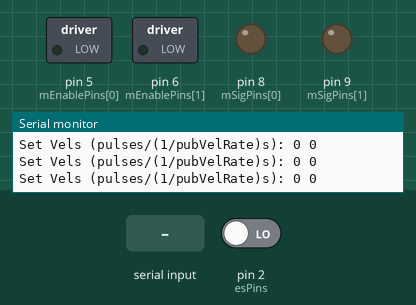
Bench run of a sketch on a simulated Arduino Uno, built with avr-gcc and run on an emulated ATmega328P. Parts: switched loads named in the sketch (green lamp = pin HIGH), output pins drawn as LEDs (lit = HIGH), the last lines printed to the serial monitor. The inputs (shaded band) are chosen by the test bench; at power-on: pin 2 (esPins) LOW.

Above: at 1.2 s.
1.3 s: "g\n" received over Serial
At 1.7 s:
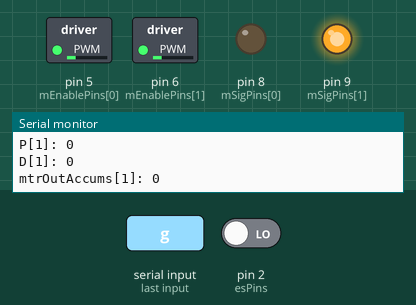
2.8 s: pin 2 (esPins) driven HIGH
At 4.0 s:
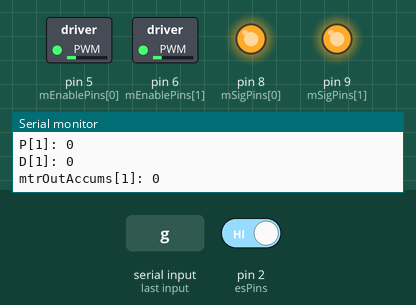
4.3 s: "s\n" received over Serial
At 5.5 s:
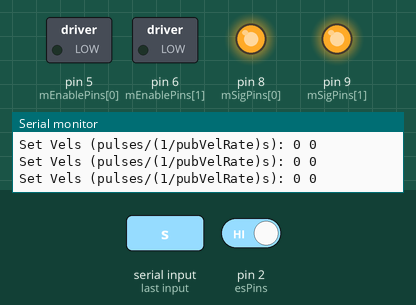
5.8 s: "t\n" received over Serial
At 6.6 s:
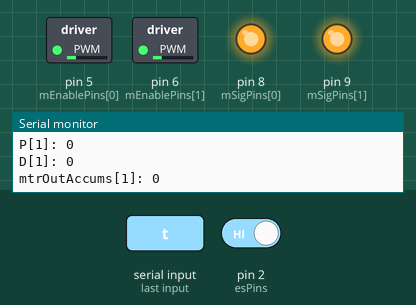
7.3 s: pin 2 (esPins) driven LOW
At 7.7 s:
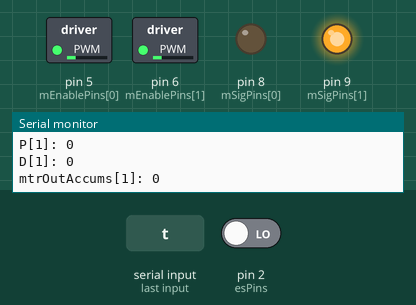
8.8 s: "s\n" received over Serial
At 9.3 s:
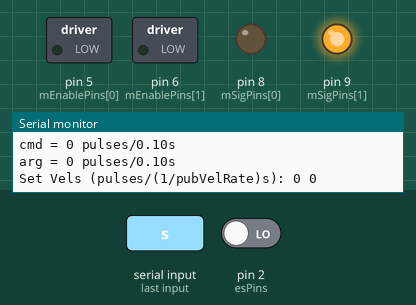
Timing chart, 0 to 11.3 s (numbered marks = the images above; inputs shaded):
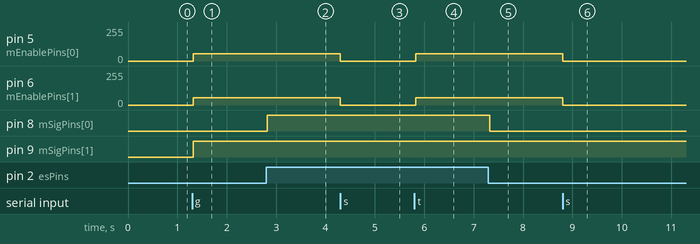

The sketch:

CruiseControl.ino
```cpp
/* Closed-loop differential drive:
 * Given translational and rotational velocities
 * in units of m/s and deg/s, respectively,
 * determine left and right motor commands.
 */

//======Advisor======
//===arbitration struct===
typedef struct layer LAYER; // C struct for subsumption task output

struct layer
{
  int cmd, // assertion command
    arg, // assertion argument
    flag; // subsumption flag (instead of layer state?)
};

// the robot has 2 subsumption behaviors, so define 2 LAYERS:
LAYER user,
  halt; // the default layer

const int job1Size = 2;

LAYER *job1[job1Size] = { &user, &halt };

LAYER *thisLayer = &halt; // output, layer chosen by arbitrator; global pointer to highest priority task asserting its flag, which is maintained by the "arbitration winner" signal

LAYER **job; // pointer to job priority list

int jobSize, // number of tasks in priority list
  arbitrate, // global flag to enable subsumption
  haltBot; // global flag to halt robot

volatile int userInvert,
  userEnable;

//======Interface======
String inputString = "";

boolean stringComplete = false;  // whether the string is complete


//======Encoders======
const byte esPins[] =
{
  2, // encoder signal 1 pin
  19 // encoder signal 2 pin
};

const byte numEncoders = 2,
  pulsesPerRev = 20;

double minAngularRes; // [deg/pulse]

// values change in callback methods:
volatile int velPulseCounts[numEncoders],
  rotVels[numEncoders],
  prevRotVels[numEncoders],
  setVels[numEncoders];

//======Motor Driver======
const byte mSigPins[] = { 8, 9 },
  mEnablePins[] = { 5, 6 };

//======Mobile Platform======
int wheelDiam = 64; // [mm]

//======Circle======
float piApprox = 3.14159,
  degsPerRad = 57.2958; // radians to deg conversion

//======Controller======
const int numMtrs = 2;

int reverse, // note: could be bool
  sensorsTmrCtr,
  maxOutVal,
  pubVelRate = 10;

double minLinearRes;

volatile double kp, ki, kd;

volatile int setTanVel, // 0-100%
  setRotVel, // 0-100%
  botVel; // global, current requested robot velocity

volatile int pubMtrCmds[numMtrs],
  signs[numMtrs],
  mtrOutAccums[numMtrs];

void setup()
{
  initSystem();

  initBehaviors();
}

int initSystem()
{
  initNode("CruiseControl");

  initSubscribers();

  initPublishers();

  return 0;
}

void initNode(String id)
{
  Serial.begin(115200);

  while(!Serial);

  Serial.print("Starting ");
  Serial.print(id);
  Serial.println(".ino\n");
}

void initSubscribers()
{
  // pulse count
  attachInterrupt(0, encoder1Callback, CHANGE);
  attachInterrupt(4, encoder2Callback, CHANGE);
}

void initPublishers()
{
  /* Start Motor Channel 1 */
  pinMode(mEnablePins[0], OUTPUT);
  pinMode(mSigPins[0], OUTPUT);

  /* Start Motor Channel 2 */
  pinMode(mEnablePins[1], OUTPUT);
  pinMode(mSigPins[1], OUTPUT);

  initSensorsTimer(); // ADD: publish rotational (and later translational) rotVel
}

void initSensorsTimer()
{
  noInterrupts();           // disable all interrupts

  TCCR1A = 0;
  TCCR1B = 0;
  sensorsTmrCtr = 59286;   // preload timer 65536-16MHz/256/2Hz (34286 for 0.5sec) (59286 for 0.1sec)

  TCNT1 = sensorsTmrCtr;   // preload timer
  TCCR1B |= (1 << CS12);    // 256 prescaler
  TIMSK1 |= (1 << TOIE1);   // enable timer overflow interrupt

  interrupts();             // enable all interrupts
}

void initBehaviors()
{
  initVars();

  setParams();

  // set job1 as active job at startup time
  initJob1();
}

void initVars()
{
  setTanVel = 0; // [mm/s]

  setRotVel = 0; // [deg/s]

  pubMtrCmds[0] = 0;
  pubMtrCmds[1] = 0;

  signs[0] = 1;
  signs[1] = 1;

  mtrOutAccums[0] = 0;
  mtrOutAccums[1] = 0;

  rotVels[0] = 0;
  rotVels[1] = 0;

  prevRotVels[0] = 0;
  prevRotVels[1] = 0;
}

void setParams()
{
  setPIDGains(1.0, 0.0, 0.0);

  maxOutVal = 100 * 256; // max. output value in fixed point integer

  pubVelRate = 10; // [Hz]

  computeMinAngularRes();

  computeMinLinearRes();

  userInvert = 0;
  userEnable = 0;

  reverse = 0;

  arbitrate = 1;

  haltBot = 1;
}

void setPIDGains(double pg, double ig, double dg)
{
  if(pg < 0 || ig < 0 || dg < 0) return;

  kp = pg;

  ki = ig;

  kd = dg;

  Serial.print("Controller got kp:");
  Serial.print(kp, 3);
  Serial.print(", ki:");
  Serial.print(ki, 3);
  Serial.print(", kd:");
  Serial.println(kd, 3);
  Serial.println();
}

void computeMinAngularRes()
{
  minAngularRes = 360.0 / pulsesPerRev;

  Serial.print("Min. Ang. Res. (deg): ");
  Serial.println(minAngularRes);
  Serial.println();
}

void computeMinLinearRes()
{
  float wheelCircumf;

  // distance traveled after 360 deg rotation = wheel circumference (assuming no slip)
  wheelCircumf = piApprox * wheelDiam; // [mm]
  Serial.print("wheelCircumf = ");
  Serial.print(wheelCircumf);
  Serial.println(" mm");

  minLinearRes = wheelCircumf / pulsesPerRev;
  Serial.print("Min. Lin. Res. (mm) ");
  Serial.println(minLinearRes);
  Serial.println();
}

int initJob1() // make job1 the active job
{
  job = &job1[0]; // global job priority list pointer

  jobSize = job1Size; // no. tasks in job1 list

  return 0;
}

// Currently treating loop like scheduler, but may be more like classifier
void loop() {}

//======Interrupt Service Routines======
void encoder1Callback()
{
  velPulseCounts[0]++;
  //determinePulseCount(1); // increment if forward, decrement if backward // OLD: pulseCount++;
}

void encoder2Callback()
{
  velPulseCounts[1]++;
  //determinePulseCount(2); // increment if forward, decrement if backward // OLD: pulseCount++;
}

/* The variable velPulseCount is read and zeroed by the
 * "ISR(TIMER1_OVF_vect)" routine,
 * running 10 (change to maybe 20) times a second, which is
 * the sensor loop and update rate for this robot.
 * This routine copies the accumulated counts from
 * velPulseCount to the variable "rotVel" and
 * then resets velPulseCount to zero.
 */
void determinePulseCount(int eid)
{
  velPulseCounts[eid - 1]++;

//  if(signs[eid - 1] == 1)
//    velPulseCounts[eid - 1]++;
//  else
//    velPulseCounts[eid - 1]--;
}

/* Run Sensor Loop at x (maybe 10-20) Hz,
 * interrupt service routine - tick every 0.1 s (10 Hz)
 */
ISR(TIMER1_OVF_vect) // sensors loop!
{
  TCNT1 = sensorsTmrCtr; // set timer

  userTask(); // accelerate forward and maintain given speed

  arbitrator(); // send highest priority to motors
}

/* Like common cruise behavior,
 * but allows user to request tan and rot vels,
 * rather than assuming top speed or 0.
 */
int userTask()
{
  extern LAYER user; // C structure for task output

  readUserInput(); // read: get requested tan and rot velocities. in this case, received by uio, which is a separate task(?)

  if(userEnable)
  {
    if(userInvert) // if inverted
    {
      user.cmd = 0; // request drive speed 0
      user.arg = 0; // request turn speed 0
    }
    else
    {
      if(reverse)
      {
        user.cmd = (int) round( -convertMMToPulses(setTanVel) / (double) pubVelRate ); // request -drive
        user.arg = (int) round( -convertDegToPulses(setRotVel) / (double) pubVelRate ); // request -turn
      }
      else
      {
        user.cmd = (int) round( convertMMToPulses(setTanVel) / (double) pubVelRate ); // request drive
        user.arg = (int) round( convertDegToPulses(setRotVel) / (double) pubVelRate ); // request turn
      }
    }

    Serial.print("cmd = ");
    Serial.print(user.cmd); // maybe change to user->cmd
    Serial.print(" pulses/");
    Serial.print(1.0 / pubVelRate);
    Serial.println("s");

    Serial.print("arg = ");
    Serial.print(user.arg); // maybe change to user->cmd
    Serial.print(" pulses/");
    Serial.print(1.0 / pubVelRate);
    Serial.println("s");

    user.flag = true; // (temp always) signal arbitrator we want control, unless disabled (would need to add cruiseEnable var)
  }
  else
    user.flag = false;
}

void readUserInput()
{
  if(stringComplete)
  {
    Serial.print("inputString: ");

    // receive command from user
    if(inputString.substring(0,1) == "g")
    {
      Serial.println("go");

      userInvert = 0;

      haltBot = 0;
    }
    else if(inputString.substring(0,1) == "s")
    {
      Serial.println("stop");

      userInvert = 1;

      haltBot = 1;
    }
    else if(inputString.substring(0,1) == "t") // given in m/s, convert to mm/s, so operations can be done with integer
    {
      setTanVel = (int) round( inputString.substring(1, inputString.length()).toFloat() * 1000 ); // get string after 't'

      Serial.print("v_t = ");
      Serial.print(setTanVel / 1000.0);
      Serial.println(" m/s\n");

      userEnable = 1;

      haltBot = 0;
    }
    else if(inputString.substring(0,1) == "r") // given in deg/s
    {
      setRotVel = inputString.substring(1, inputString.length()).toInt(); // get string after 'r'

      Serial.print("v_r = ");
      Serial.print(setRotVel);
      Serial.println(" deg/s\n");

      userEnable = 1;

      haltBot = 0;
    }
    else if(inputString.substring(0,2) == "kp")
      kp = inputString.substring(2, inputString.length()).toFloat(); // get string after 'kp'
    else if(inputString.substring(0,2) == "ki")
      ki = inputString.substring(2, inputString.length()).toFloat(); // get string after 'ki'
    else if(inputString.substring(0,2) == "kd")
      kd = inputString.substring(2, inputString.length()).toFloat(); // get string after 'kd'

    // clear string:
    inputString = ""; //note: in code below, inputString will not become blank, inputString is blank until '\n' is received

    stringComplete = false;
  }

  if(Serial.available())
    serialEvent();
}

void serialEvent()
{
  while (Serial.available())
  {
    // get the new byte:
    char inChar = (char) Serial.read();

    // add it to the inputString:
    inputString += inChar;

    // if the incoming character is a newline, set a flag so the main loop can
    // do something about it:
    if (inChar == '\n')
      stringComplete = true;
  }
}

int convertMMToPulses(int mm)
{
  return (int) round( mm / minLinearRes );
}

int convertDegToPulses(int deg)
{
  return (int) round( deg / minAngularRes );
}

/* "winnerId" feedback line
 * from Arbitrate back to tasks:
 * Essentially global var containing ID of task
 * that "won" this round of arbitration.
 * It can be used by the individual tasks
 * to determine if they have been subsumed.
 */
void arbitrator()
{
  int i = 0;

  if(arbitrate)
  {
    for(i=0; i < jobSize - 1; i++) // step through tasks
    {
      if(job[i]->flag) break; // subsume
    }

    thisLayer = job[i]; // global output winner
  }

  mtrCmd(thisLayer); // send command to motors; execute, given pointer to winning layer
}

void mtrCmd(LAYER *l)
{
  botVel = l->cmd; // [pulses/(1/pubVelRate)s], current requested velocity

  // ADD: convert mm to pulses and deg to pulses before computing setVels!
  // Compute control signals:
  setVels[0] = botVel + l->arg; // // left motor = velocity + rotation, (int) round( 1000 * setRotVel / ( minAngularRes * pubVelRate ) ); // convert [deg/s] to [pulses/(1/pubVelRate)s]
  setVels[0] = clip(setVels[0], 100, -100); // don't overflow +/- 100% full speed

  setVels[1] = botVel - l->arg; // right motor = velocity - rotation
  setVels[1] = clip(setVels[1], 100, -100); // don't overflow +/- 100% full speed

  Serial.print("Set Vels (pulses/(1/pubVelRate)s): ");
  for(int i=0; i < numMtrs; i++)
  {
    Serial.print(setVels[i]);
    Serial.print(" ");
  }
  Serial.println("\n");

  if(haltBot)
    stopMoving();
  else
    controlVel(); // PID
}

void stopMoving()
{
  for(int i=0; i < numMtrs; i++)
    digitalWrite(mEnablePins[i], LOW);
}

void controlVel()
{
  int aOutputs[numMtrs];

  // Read analog input (i.e. calc rot vel):
  speedometer();

  // Compute control signals:
  computeControlSignals();

  // Set analog outputs:
  for(int i=0; i < 2; i++)
    aOutputs[i] = (int) round( mtrOutAccums[i] / 256.0 );

  modulatePulseWidths(aOutputs); // Note: divide by 256 and earlier multiply by 256 b/c earlier operation in fixed point integer
}

/* Read and zero velPulseCounts.
 * Copy and accumulate counts from velPulseCounts
 * to the rot. vel. variable and
 * then reset velPulseCounts to zero.
 */
void speedometer()
{
  for(int i=0; i < numMtrs; i++)
  {
    rotVels[i] = velPulseCounts[i] * signs[i]; // copy and accumulate counts from velPulseCount to rotVel
    velPulseCounts[i] = 0; // reset velPulseCount to zero
  }
}

/* Basic behavior: generate error signal
 * based on difference b/t measured rotVel and
 * requested rotVel for the wheel.
 * Use of error signal: Increase or decrease speed of motor
 * to force measured to equal requested rotVel
 * Input to PID controller: Requested rotVel "vel,"
 * which is input rotVel expressed as encoder pulses
 * per 1/pubVelRate second.
 */
void computeControlSignals()
{
  int errs[numMtrs],
    P[numMtrs],
    I[numMtrs],
    D[numMtrs];

  int b = 1; // set point weight

  Serial.print("Controller got kp:");
  Serial.print(kp);
  Serial.print(", ki:");
  Serial.print(ki);
  Serial.print(", kd:");
  Serial.println(kd, 3);

  for(int i=0; i < numMtrs; i++)
  {
    Serial.print("setVels[");
    Serial.print(i);
    Serial.print("]: ");
    Serial.print(setVels[i]);
    Serial.print(", rotVels[");
    Serial.print(i);
    Serial.print("]: ");
    Serial.print(rotVels[i]);

    errs[i] = (int) round( ( b * setVels[i] - rotVels[i] ) * 256 ); // [pulses/(1/pubVelRate)s]*256, generate error signal based on difference b/t measured rotVel and requested rotVel for the wheel. Note: multiply by 256 and later divide by 256 b/c operation in fixed point integer
    Serial.print(", errs[");
    Serial.print(i);
    Serial.print("] (pulses per 25.6 sec): ");
    Serial.println(errs[i]);

    P[i] = (int) round( errs[i] / kp ); // P(t_k) = K(by_{sp}(t_k) — y(t_k))
    Serial.print("P[");
    Serial.print(i);
    Serial.print("]: ");
    Serial.println(P[i]);

    D[i] = (int) round( ( ( rotVels[i] - prevRotVels[i] ) * 256 ) / kd ); // large when amount of change requested by PID controller is large, and small as signal approaches zero
    Serial.print("D[");
    Serial.print(i);
    Serial.print("]: ");
    Serial.println(D[i]);

    mtrOutAccums[i] += P[i] + D[i]; // Increase or decrease speed of motor to force measured to equal requested rotVel
    Serial.print("mtrOutAccums[");
    Serial.print(i);
    Serial.print("]: ");
    Serial.println(mtrOutAccums[i]);

    prevRotVels[i] = rotVels[i]; // maintain history of previous measured rotVel

    mtrOutAccums[i] = clip(mtrOutAccums[i], maxOutVal, -maxOutVal); // accumulator
  }
}

/* The accumulator motorOutAccum must be clipped
 * at some positive and negative value
 * to keep from overflowing the fixed point arithmetic.
 */
int clip(int a, int maximum, int minimum)
{
  //Serial.print("Computed val: ");
  //Serial.print(a);

  if(a > maximum)
    a = maximum;
  else if(a < minimum)
    a = minimum;

  //Serial.print(", Clipped val: ");
  //Serial.println(a);

  return a;
}

/* The PWM code drives the hardware H-bridge,
 * which actually control the motor.
 * This routine takes a signed value,
 * -100 < signedVal < 100,
 * sets the sign variable used by the speedometer code,
 * sets the forward/backward (i.e. direct/reverse) bits
 * on the H-bridge, and
 * uses abs(signedVal) as an index into a 100 entry table
 * of linear PWM values.
 * This function uses a timer interrupt to generate
 * a x Hz (maybe 120 Hz) variable pulse-width output.
 */
void modulatePulseWidths(int signedVals[]) // take signed value, b/t -100 and 100
{
  int i;

  for(i=0; i < numMtrs; i++)
  {
    setSpeedometerSign(i, signedVals[i]); // set sign variable used by speedometer code

    setHBridgeDirectionBit(i, signedVals[i]);

    pubMtrCmds[i] = getPWMValueFromEntryTable(i, abs(signedVals[i])); // use abs(signedVal) as an index into a 100 entry table of linear PWM values
  }

  for(i=0; i < numMtrs; i++)
    analogWrite(mEnablePins[i], pubMtrCmds[i]); // generate variable pulse-width output
}

/* The sign variable represents the direction of rotation
 * of the motor (1 for forward and -1 for backward).
 * With more expensive quadrature encoders this info is
 * read directly from the encoders.
 * In this implementation I have only simple encoders so
 * the direction of rotation is taken from the sign of the
 * most recent command issued by the PID to the PWM code.
 */
void setSpeedometerSign(int mid, int signedVal) // signedVal should be most recent cmd issued by PID to PWM code
{
  if(signedVal < 0) // {motor direction of rotation} = backward
    signs[mid] = -1;
  else if(signedVal >= 0)
    signs[mid] = 1; // {motor direction of rotation} = {forward | resting}
  else
    Serial.println("Invalid command issued by PID to PWM code!\n");

//  Serial.print("M");
//  Serial.print(mid + 1);
//  Serial.print(" speedometer sign: ");
//  Serial.println(signs[mid]);
}

void setHBridgeDirectionBit(int mid, int signedVal)
{
  if(signedVal < 0) // {motor direction of rotation} = backward
  {
    if(mid == 0) digitalWrite(mSigPins[mid], HIGH);
    else if(mid == 1) digitalWrite(mSigPins[mid], LOW);
  }
  else if(signedVal >= 0) // {motor direction of rotation} = {forward | resting}
  {
    if(mid == 0) digitalWrite(mSigPins[mid], LOW);
    else if(mid == 1) digitalWrite(mSigPins[mid], HIGH);
  }
  else
    Serial.println("Invalid command issued by PID to PWM code!\n");
}

// use magnitude as an index into a 100 entry table of linear PWM values
int getPWMValueFromEntryTable(int mid, int magnitude)
{
  return map(magnitude, 0, 100, 54, 255); // cruise outputs
}
```

Measured:
- after the input at 1.3 s, pin 5 (mEnablePins[0]), pin 6 (mEnablePins[1]): 0/255 → 54/255 at once; pin 9 (mSigPins[1]): LOW → HIGH at once
- after the input at 2.8 s, pin 5 (mEnablePins[0]): 54/255 → 56/255 at once; pin 8 (mSigPins[0]): LOW → HIGH at once
- after the input at 4.3 s, pin 5 (mEnablePins[0]): 56/255 → 0/255 at once; pin 6 (mEnablePins[1]): 54/255 → 0/255 at once
- after the input at 5.8 s, pin 5 (mEnablePins[0]): 0/255 → 56/255 at once; pin 6 (mEnablePins[1]): 0/255 → 54/255 at once
- after the input at 7.3 s, pin 5 (mEnablePins[0]): 56/255 → 54/255 at once; pin 8 (mSigPins[0]): HIGH → LOW at once
- after the input at 8.8 s, pin 5 (mEnablePins[0]), pin 6 (mEnablePins[1]): 54/255 → 0/255 at once
